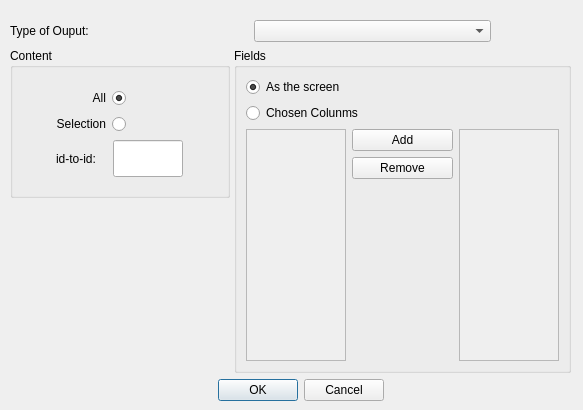
<ui version="4.0" >
 <class>WizzardExport</class>
 <widget class="QDialog" name="WizzardExport" >
  <property name="geometry" >
   <rect>
    <x>0</x>
    <y>0</y>
    <width>583</width>
    <height>410</height>
   </rect>
  </property>
  <property name="windowTitle" >
   <string>Wizzard Export</string>
  </property>
  <property name="modal" >
   <bool>true</bool>
  </property>
  <widget class="QWidget" name="layoutWidget" >
   <property name="geometry" >
    <rect>
     <x>10</x>
     <y>20</y>
     <width>561</width>
     <height>381</height>
    </rect>
   </property>
   <layout class="QVBoxLayout" >
    <item>
     <layout class="QVBoxLayout" >
      <item>
       <layout class="QHBoxLayout" >
        <item>
         <widget class="QLabel" name="label" >
          <property name="text" >
           <string>Type of Ouput:</string>
          </property>
          <property name="buddy" >
           <cstring>cbtypeofoutput</cstring>
          </property>
         </widget>
        </item>
        <item>
         <widget class="QComboBox" name="cbtypeofoutput" />
        </item>
        <item>
         <spacer>
          <property name="orientation" >
           <enum>Qt::Horizontal</enum>
          </property>
          <property name="sizeType" >
           <enum>QSizePolicy::Fixed</enum>
          </property>
          <property name="sizeHint" >
           <size>
            <width>80</width>
            <height>20</height>
           </size>
          </property>
         </spacer>
        </item>
       </layout>
      </item>
      <item>
       <layout class="QHBoxLayout" >
        <property name="spacing" >
         <number>4</number>
        </property>
        <item>
         <layout class="QVBoxLayout" >
          <property name="spacing" >
           <number>0</number>
          </property>
          <item>
           <widget class="QGroupBox" name="groupBox" >
            <property name="sizePolicy" >
             <sizepolicy vsizetype="Preferred" hsizetype="Preferred" >
              <horstretch>0</horstretch>
              <verstretch>0</verstretch>
             </sizepolicy>
            </property>
            <property name="minimumSize" >
             <size>
              <width>0</width>
              <height>150</height>
             </size>
            </property>
            <property name="maximumSize" >
             <size>
              <width>220</width>
              <height>150</height>
             </size>
            </property>
            <property name="acceptDrops" >
             <bool>false</bool>
            </property>
            <property name="title" >
             <string>Content</string>
            </property>
            <widget class="QWidget" name="layoutWidget" >
             <property name="geometry" >
              <rect>
               <x>20</x>
               <y>40</y>
               <width>171</width>
               <height>89</height>
              </rect>
             </property>
             <layout class="QVBoxLayout" >
              <item>
               <layout class="QHBoxLayout" >
                <item>
                 <widget class="QRadioButton" name="rbAll" >
                  <property name="maximumSize" >
                   <size>
                    <width>167</width>
                    <height>16777215</height>
                   </size>
                  </property>
                  <property name="layoutDirection" >
                   <enum>Qt::RightToLeft</enum>
                  </property>
                  <property name="text" >
                   <string>All</string>
                  </property>
                  <property name="checked" >
                   <bool>true</bool>
                  </property>
                 </widget>
                </item>
                <item>
                 <spacer>
                  <property name="orientation" >
                   <enum>Qt::Horizontal</enum>
                  </property>
                  <property name="sizeType" >
                   <enum>QSizePolicy::Fixed</enum>
                  </property>
                  <property name="sizeHint" >
                   <size>
                    <width>75</width>
                    <height>20</height>
                   </size>
                  </property>
                 </spacer>
                </item>
               </layout>
              </item>
              <item>
               <layout class="QHBoxLayout" >
                <item>
                 <widget class="QRadioButton" name="rbSelected" >
                  <property name="maximumSize" >
                   <size>
                    <width>167</width>
                    <height>16777215</height>
                   </size>
                  </property>
                  <property name="layoutDirection" >
                   <enum>Qt::RightToLeft</enum>
                  </property>
                  <property name="text" >
                   <string>Selection</string>
                  </property>
                 </widget>
                </item>
                <item>
                 <spacer>
                  <property name="orientation" >
                   <enum>Qt::Horizontal</enum>
                  </property>
                  <property name="sizeType" >
                   <enum>QSizePolicy::Fixed</enum>
                  </property>
                  <property name="sizeHint" >
                   <size>
                    <width>75</width>
                    <height>20</height>
                   </size>
                  </property>
                 </spacer>
                </item>
               </layout>
              </item>
              <item>
               <layout class="QHBoxLayout" >
                <property name="spacing" >
                 <number>0</number>
                </property>
                <property name="leftMargin" >
                 <number>9</number>
                </property>
                <item>
                 <widget class="QLabel" name="label_2" >
                  <property name="sizePolicy" >
                   <sizepolicy vsizetype="Preferred" hsizetype="Fixed" >
                    <horstretch>0</horstretch>
                    <verstretch>0</verstretch>
                   </sizepolicy>
                  </property>
                  <property name="text" >
                   <string>id-to-id:</string>
                  </property>
                  <property name="buddy" >
                   <cstring>idtoidfield</cstring>
                  </property>
                 </widget>
                </item>
                <item>
                 <widget class="QLineEdit" name="idtoidfield" >
                  <property name="sizePolicy" >
                   <sizepolicy vsizetype="Preferred" hsizetype="Fixed" >
                    <horstretch>0</horstretch>
                    <verstretch>0</verstretch>
                   </sizepolicy>
                  </property>
                  <property name="maximumSize" >
                   <size>
                    <width>70</width>
                    <height>16777215</height>
                   </size>
                  </property>
                  <property name="toolTip" >
                   <string>id-id</string>
                  </property>
                 </widget>
                </item>
               </layout>
              </item>
             </layout>
            </widget>
           </widget>
          </item>
          <item>
           <layout class="QHBoxLayout" >
            <property name="spacing" >
             <number>0</number>
            </property>
            <item>
             <spacer>
              <property name="orientation" >
               <enum>Qt::Vertical</enum>
              </property>
              <property name="sizeType" >
               <enum>QSizePolicy::MinimumExpanding</enum>
              </property>
              <property name="sizeHint" >
               <size>
                <width>20</width>
                <height>67</height>
               </size>
              </property>
             </spacer>
            </item>
            <item>
             <spacer>
              <property name="orientation" >
               <enum>Qt::Horizontal</enum>
              </property>
              <property name="sizeType" >
               <enum>QSizePolicy::Fixed</enum>
              </property>
              <property name="sizeHint" >
               <size>
                <width>107</width>
                <height>72</height>
               </size>
              </property>
             </spacer>
            </item>
           </layout>
          </item>
         </layout>
        </item>
        <item>
         <widget class="QGroupBox" name="groupBox_2" >
          <property name="sizePolicy" >
           <sizepolicy vsizetype="Preferred" hsizetype="Preferred" >
            <horstretch>0</horstretch>
            <verstretch>0</verstretch>
           </sizepolicy>
          </property>
          <property name="title" >
           <string>Fields</string>
          </property>
          <layout class="QHBoxLayout" >
           <item>
            <layout class="QVBoxLayout" >
             <item>
              <layout class="QVBoxLayout" >
               <item>
                <widget class="QRadioButton" name="rbscreen" >
                 <property name="text" >
                  <string>As the screen</string>
                 </property>
                 <property name="checked" >
                  <bool>true</bool>
                 </property>
                </widget>
               </item>
               <item>
                <widget class="QRadioButton" name="chosen" >
                 <property name="text" >
                  <string>Chosen Colunms</string>
                 </property>
                </widget>
               </item>
              </layout>
             </item>
             <item>
              <layout class="QHBoxLayout" >
               <property name="spacing" >
                <number>-1</number>
               </property>
               <item>
                <widget class="QListWidget" name="listofallfield" >
                 <property name="enabled" >
                  <bool>false</bool>
                 </property>
                 <property name="sizePolicy" >
                  <sizepolicy vsizetype="Expanding" hsizetype="Minimum" >
                   <horstretch>0</horstretch>
                   <verstretch>0</verstretch>
                  </sizepolicy>
                 </property>
                 <property name="maximumSize" >
                  <size>
                   <width>100</width>
                   <height>16777215</height>
                  </size>
                 </property>
                </widget>
               </item>
               <item>
                <layout class="QVBoxLayout" >
                 <property name="spacing" >
                  <number>-1</number>
                 </property>
                 <item>
                  <widget class="QPushButton" name="addButton" >
                   <property name="sizePolicy" >
                    <sizepolicy vsizetype="Fixed" hsizetype="Minimum" >
                     <horstretch>1</horstretch>
                     <verstretch>0</verstretch>
                    </sizepolicy>
                   </property>
                   <property name="text" >
                    <string>Add</string>
                   </property>
                   <property name="icon" >
                    <iconset resource="../playlistgenerator.qrc" >:/pixmaps/next.png</iconset>
                   </property>
                  </widget>
                 </item>
                 <item>
                  <widget class="QPushButton" name="removeButton" >
                   <property name="text" >
                    <string>Remove</string>
                   </property>
                   <property name="icon" >
                    <iconset resource="../playlistgenerator.qrc" >:/pixmaps/previous.png</iconset>
                   </property>
                  </widget>
                 </item>
                 <item>
                  <spacer>
                   <property name="orientation" >
                    <enum>Qt::Vertical</enum>
                   </property>
                   <property name="sizeHint" >
                    <size>
                     <width>20</width>
                     <height>111</height>
                    </size>
                   </property>
                  </spacer>
                 </item>
                </layout>
               </item>
               <item>
                <widget class="QListWidget" name="listofselectedfield" >
                 <property name="enabled" >
                  <bool>false</bool>
                 </property>
                 <property name="sizePolicy" >
                  <sizepolicy vsizetype="Expanding" hsizetype="Minimum" >
                   <horstretch>0</horstretch>
                   <verstretch>0</verstretch>
                  </sizepolicy>
                 </property>
                 <property name="minimumSize" >
                  <size>
                   <width>0</width>
                   <height>0</height>
                  </size>
                 </property>
                 <property name="maximumSize" >
                  <size>
                   <width>100</width>
                   <height>1960</height>
                  </size>
                 </property>
                 <property name="sortingEnabled" >
                  <bool>true</bool>
                 </property>
                </widget>
               </item>
              </layout>
             </item>
            </layout>
           </item>
          </layout>
         </widget>
        </item>
       </layout>
      </item>
     </layout>
    </item>
    <item>
     <layout class="QHBoxLayout" >
      <item>
       <spacer>
        <property name="orientation" >
         <enum>Qt::Horizontal</enum>
        </property>
        <property name="sizeHint" >
         <size>
          <width>171</width>
          <height>20</height>
         </size>
        </property>
       </spacer>
      </item>
      <item>
       <widget class="QDialogButtonBox" name="buttonBox" >
        <property name="orientation" >
         <enum>Qt::Horizontal</enum>
        </property>
        <property name="standardButtons" >
         <set>QDialogButtonBox::Cancel|QDialogButtonBox::NoButton|QDialogButtonBox::Ok</set>
        </property>
       </widget>
      </item>
      <item>
       <spacer>
        <property name="orientation" >
         <enum>Qt::Horizontal</enum>
        </property>
        <property name="sizeHint" >
         <size>
          <width>171</width>
          <height>20</height>
         </size>
        </property>
       </spacer>
      </item>
     </layout>
    </item>
   </layout>
  </widget>
 </widget>
 <tabstops>
  <tabstop>cbtypeofoutput</tabstop>
  <tabstop>rbAll</tabstop>
  <tabstop>rbSelected</tabstop>
  <tabstop>idtoidfield</tabstop>
  <tabstop>rbscreen</tabstop>
  <tabstop>chosen</tabstop>
  <tabstop>listofallfield</tabstop>
  <tabstop>addButton</tabstop>
  <tabstop>removeButton</tabstop>
  <tabstop>listofselectedfield</tabstop>
  <tabstop>buttonBox</tabstop>
 </tabstops>
 <resources>
  <include location="../playlistgenerator.qrc" />
 </resources>
 <connections>
  <connection>
   <sender>buttonBox</sender>
   <signal>accepted()</signal>
   <receiver>WizzardExport</receiver>
   <slot>accept()</slot>
   <hints>
    <hint type="sourcelabel" >
     <x>258</x>
     <y>384</y>
    </hint>
    <hint type="destinationlabel" >
     <x>157</x>
     <y>274</y>
    </hint>
   </hints>
  </connection>
  <connection>
   <sender>buttonBox</sender>
   <signal>rejected()</signal>
   <receiver>WizzardExport</receiver>
   <slot>reject()</slot>
   <hints>
    <hint type="sourcelabel" >
     <x>326</x>
     <y>390</y>
    </hint>
    <hint type="destinationlabel" >
     <x>286</x>
     <y>274</y>
    </hint>
   </hints>
  </connection>
  <connection>
   <sender>chosen</sender>
   <signal>clicked(bool)</signal>
   <receiver>listofallfield</receiver>
   <slot>setEnabled(bool)</slot>
   <hints>
    <hint type="sourcelabel" >
     <x>310</x>
     <y>105</y>
    </hint>
    <hint type="destinationlabel" >
     <x>332</x>
     <y>142</y>
    </hint>
   </hints>
  </connection>
  <connection>
   <sender>chosen</sender>
   <signal>toggled(bool)</signal>
   <receiver>listofselectedfield</receiver>
   <slot>setEnabled(bool)</slot>
   <hints>
    <hint type="sourcelabel" >
     <x>312</x>
     <y>114</y>
    </hint>
    <hint type="destinationlabel" >
     <x>532</x>
     <y>272</y>
    </hint>
   </hints>
  </connection>
  <connection>
   <sender>rbscreen</sender>
   <signal>toggled(bool)</signal>
   <receiver>listofallfield</receiver>
   <slot>setDisabled(bool)</slot>
   <hints>
    <hint type="sourcelabel" >
     <x>296</x>
     <y>87</y>
    </hint>
    <hint type="destinationlabel" >
     <x>291</x>
     <y>202</y>
    </hint>
   </hints>
  </connection>
  <connection>
   <sender>rbscreen</sender>
   <signal>toggled(bool)</signal>
   <receiver>listofselectedfield</receiver>
   <slot>setDisabled(bool)</slot>
   <hints>
    <hint type="sourcelabel" >
     <x>461</x>
     <y>93</y>
    </hint>
    <hint type="destinationlabel" >
     <x>545</x>
     <y>204</y>
    </hint>
   </hints>
  </connection>
  <connection>
   <sender>listofallfield</sender>
   <signal>currentItemChanged(QListWidgetItem*,QListWidgetItem*)</signal>
   <receiver>listofselectedfield</receiver>
   <slot>clearSelection()</slot>
   <hints>
    <hint type="sourcelabel" >
     <x>360</x>
     <y>252</y>
    </hint>
    <hint type="destinationlabel" >
     <x>478</x>
     <y>248</y>
    </hint>
   </hints>
  </connection>
  <connection>
   <sender>listofselectedfield</sender>
   <signal>currentItemChanged(QListWidgetItem*,QListWidgetItem*)</signal>
   <receiver>listofallfield</receiver>
   <slot>clearSelection()</slot>
   <hints>
    <hint type="sourcelabel" >
     <x>513</x>
     <y>310</y>
    </hint>
    <hint type="destinationlabel" >
     <x>351</x>
     <y>323</y>
    </hint>
   </hints>
  </connection>
 </connections>
</ui>
